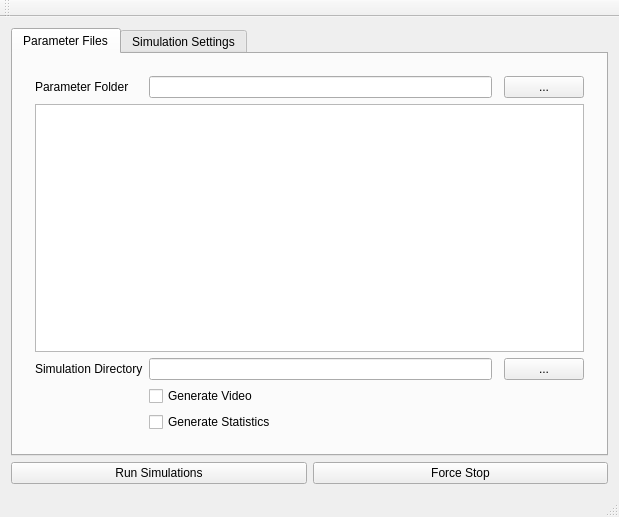
<?xml version="1.0" encoding="UTF-8"?>
<ui version="4.0">
 <class>MainWindow</class>
 <widget class="QMainWindow" name="MainWindow">
  <property name="geometry">
   <rect>
    <x>0</x>
    <y>0</y>
    <width>619</width>
    <height>517</height>
   </rect>
  </property>
  <property name="windowTitle">
   <string>PSE Simulation Interface</string>
  </property>
  <widget class="QWidget" name="centralWidget">
   <layout class="QGridLayout" name="gridLayout_2">
    <item row="1" column="0">
     <widget class="QPushButton" name="pushButton_run">
      <property name="text">
       <string>Run Simulations</string>
      </property>
     </widget>
    </item>
    <item row="1" column="1">
     <widget class="QPushButton" name="pushButton_stop">
      <property name="text">
       <string>Force Stop</string>
      </property>
     </widget>
    </item>
    <item row="0" column="0" colspan="2">
     <widget class="QTabWidget" name="tabWidget">
      <property name="currentIndex">
       <number>0</number>
      </property>
      <widget class="QWidget" name="tab_">
       <attribute name="title">
        <string>Parameter Files</string>
       </attribute>
       <layout class="QGridLayout" name="gridLayout_3">
        <item row="0" column="0">
         <widget class="QFrame" name="frame_params">
          <property name="frameShape">
           <enum>QFrame::NoFrame</enum>
          </property>
          <property name="frameShadow">
           <enum>QFrame::Raised</enum>
          </property>
          <property name="lineWidth">
           <number>0</number>
          </property>
          <layout class="QGridLayout" name="gridLayout">
           <item row="3" column="3">
            <widget class="QPushButton" name="pushButton_outdir">
             <property name="text">
              <string>...</string>
             </property>
            </widget>
           </item>
           <item row="3" column="1">
            <widget class="QLineEdit" name="lineEdit_outdir"/>
           </item>
           <item row="4" column="1">
            <widget class="QCheckBox" name="checkBox_video">
             <property name="text">
              <string>Generate Video</string>
             </property>
            </widget>
           </item>
           <item row="2" column="0" colspan="4">
            <widget class="QListWidget" name="listWidget"/>
           </item>
           <item row="0" column="1">
            <widget class="QLineEdit" name="lineEdit_params"/>
           </item>
           <item row="0" column="3">
            <widget class="QPushButton" name="pushButton_params">
             <property name="text">
              <string>...</string>
             </property>
            </widget>
           </item>
           <item row="0" column="0">
            <widget class="QLabel" name="label_2">
             <property name="text">
              <string>Parameter Folder</string>
             </property>
            </widget>
           </item>
           <item row="3" column="0">
            <widget class="QLabel" name="label">
             <property name="text">
              <string>Simulation Directory</string>
             </property>
            </widget>
           </item>
           <item row="5" column="1">
            <widget class="QCheckBox" name="checkBox_statistics">
             <property name="text">
              <string>Generate Statistics</string>
             </property>
            </widget>
           </item>
          </layout>
         </widget>
        </item>
       </layout>
      </widget>
      <widget class="QWidget" name="tab_settings">
       <attribute name="title">
        <string>Simulation Settings</string>
       </attribute>
       <layout class="QGridLayout" name="gridLayout_4">
        <item row="0" column="0">
         <widget class="QLabel" name="label_3">
          <property name="text">
           <string>Run Simulation Script</string>
          </property>
         </widget>
        </item>
        <item row="1" column="0">
         <widget class="QPlainTextEdit" name="plainTextEdit_sim">
          <property name="plainText">
           <string>julia --project scripts/run_from_xlsx.jl %parameterFile% </string>
          </property>
         </widget>
        </item>
        <item row="2" column="0">
         <widget class="QLabel" name="label_4">
          <property name="text">
           <string>Generate Statistics Script</string>
          </property>
         </widget>
        </item>
        <item row="3" column="0">
         <widget class="QPlainTextEdit" name="plainTextEdit_stats"/>
        </item>
        <item row="4" column="0">
         <widget class="QLabel" name="label_5">
          <property name="text">
           <string>Run Simulation Script</string>
          </property>
         </widget>
        </item>
        <item row="5" column="0">
         <widget class="QPlainTextEdit" name="plainTextEdit_sim_video"/>
        </item>
       </layout>
      </widget>
     </widget>
    </item>
   </layout>
  </widget>
  <widget class="QMenuBar" name="menuBar">
   <property name="geometry">
    <rect>
     <x>0</x>
     <y>0</y>
     <width>619</width>
     <height>22</height>
    </rect>
   </property>
  </widget>
  <widget class="QToolBar" name="mainToolBar">
   <attribute name="toolBarArea">
    <enum>TopToolBarArea</enum>
   </attribute>
   <attribute name="toolBarBreak">
    <bool>false</bool>
   </attribute>
  </widget>
  <widget class="QStatusBar" name="statusBar"/>
 </widget>
 <layoutdefault spacing="6" margin="11"/>
 <resources/>
 <connections/>
</ui>
